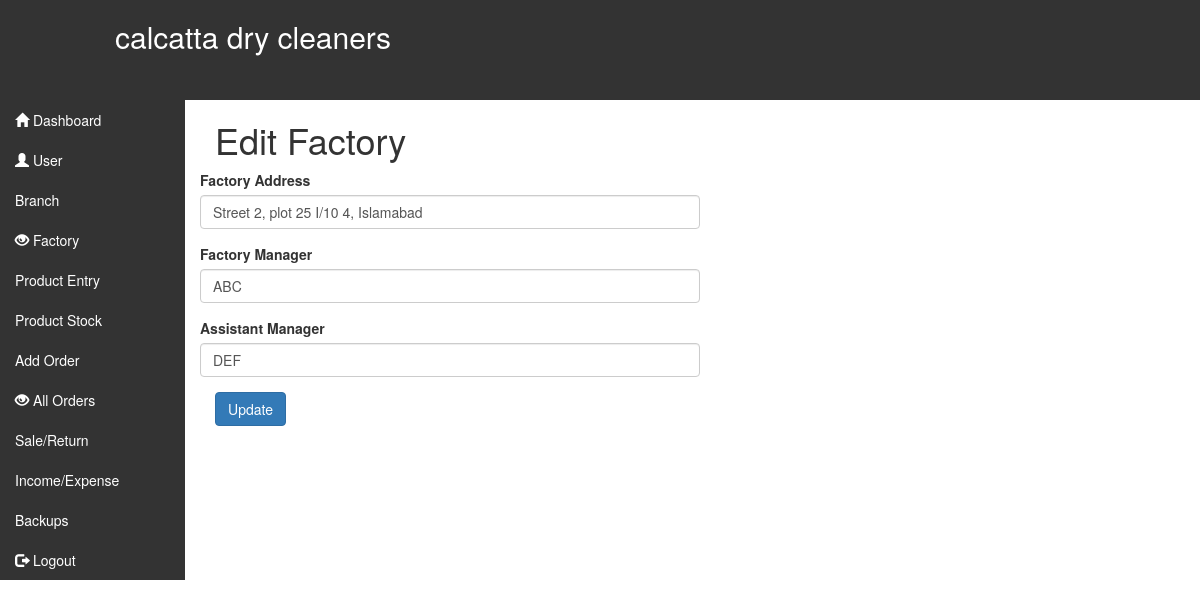
Page /update_factory.php?tid=1 (signed in) on the committed database.
### tables this page shows
CREATE TABLE `factory` (
  `id` int(10) NOT NULL,
  `factory_address` varchar(100) NOT NULL,
  `factory_manager` varchar(100) NOT NULL,
  `assistant_manager` varchar(100) NOT NULL
);

### update_factory.php (the view, shortened to what this page needs)
<!DOCTYPE html>
<html>
<head>
	<?php
include 'inc/header.php';
?>
</head>
<body>
<div class="container-fluid">
	<div class="row">
		<div class="col-lg-2">
			<?php include 'sidenav.php'; ?>
		</div>
		<div class="col-lg-10">
			<h1>Edit Factory</h1>
					<div class="row">
						<div class="col-lg-6">
						<?php
								$id = preg_replace('/[^-a-zA-Z0-9_]/', '', $_GET['tid']);
								$q = "SELECT * FROM `factory` WHERE id = '$id'";
								$qu = mysqli_query($con, $q);
								while($rows = mysqli_fetch_array($qu)){
								?>
			        <form class="form-horizontal" role="form" method="post" action="">
                    		<div class="form-group">
                               <label for="inputEmail3" class="">Factory Address</label>
			                        <input type="text" class="form-control" name="factoryaddre" value="<?php echo $rows['factory_address']; ?>">
                    		</div>
                    		<div class="form-group">
                               <label for="inputEmail3" class="">Factory Manager</label>
			                        <input type="text" class="form-control" name="factoryman" value="<?php echo $rows['factory_manager']; ?>">
                    		</div>
                    		<div class="form-group">
                               <label for="inputEmail3" class="">Assistant Manager</label>
			                        <input type="text" class="form-control" name="assismanager" value="<?php echo $rows['assistant_manager']; ?>">
                    		</div>
							<button class="btn btn-primary" type="submit" name="SubmitButton">Update</button>
							</form>
							<?php } ?>
						</div>
					</div>
		</div>
	</div>
</div>
</body>
</html>

### inc/custom.css (style rules this page uses)
.col-lg-2 { padding-left: unset; }

### rows in the picture
factory: factoryaddre "Street 2, plot 25 I/10 4, Islamabad", factoryman "ABC", assismanager "DEF"
